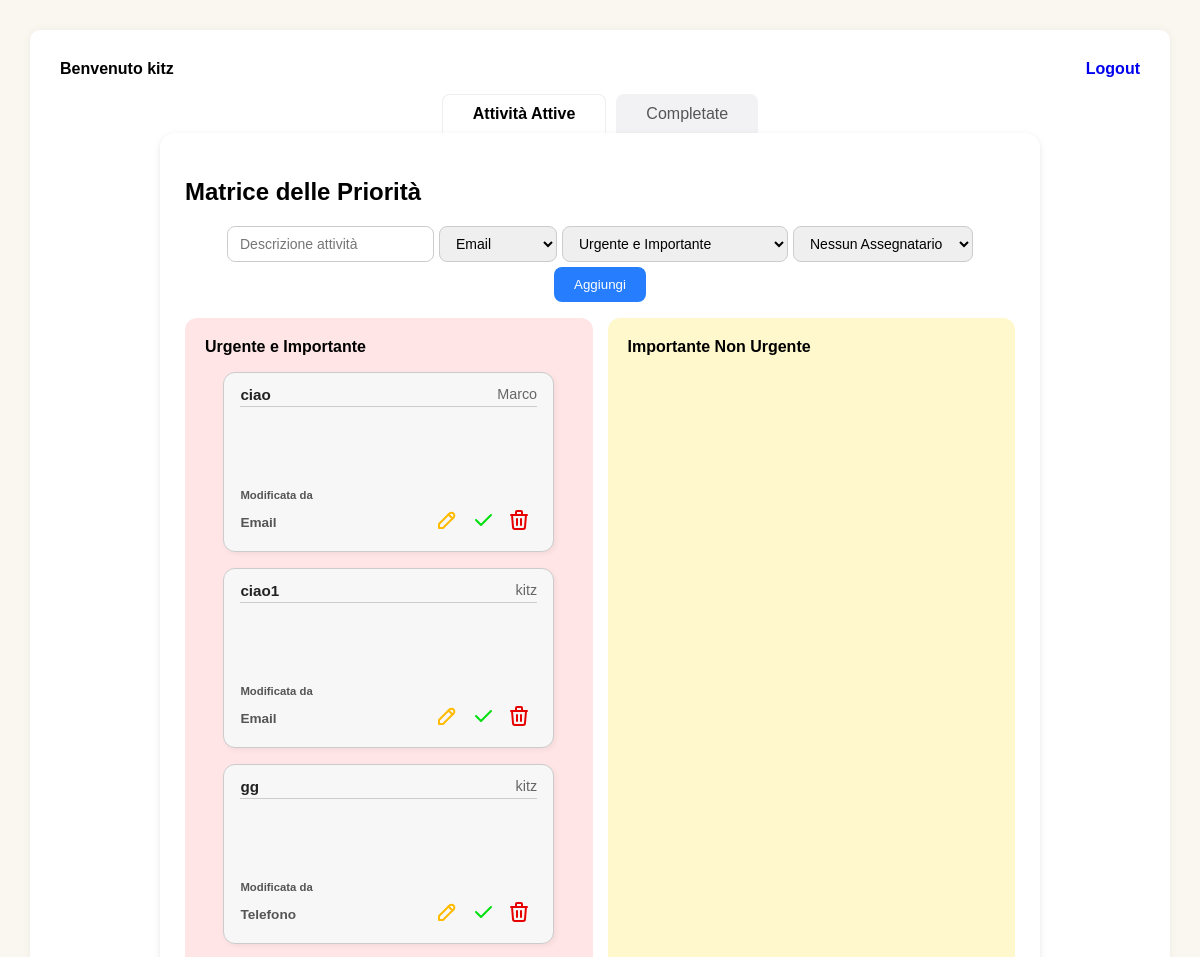
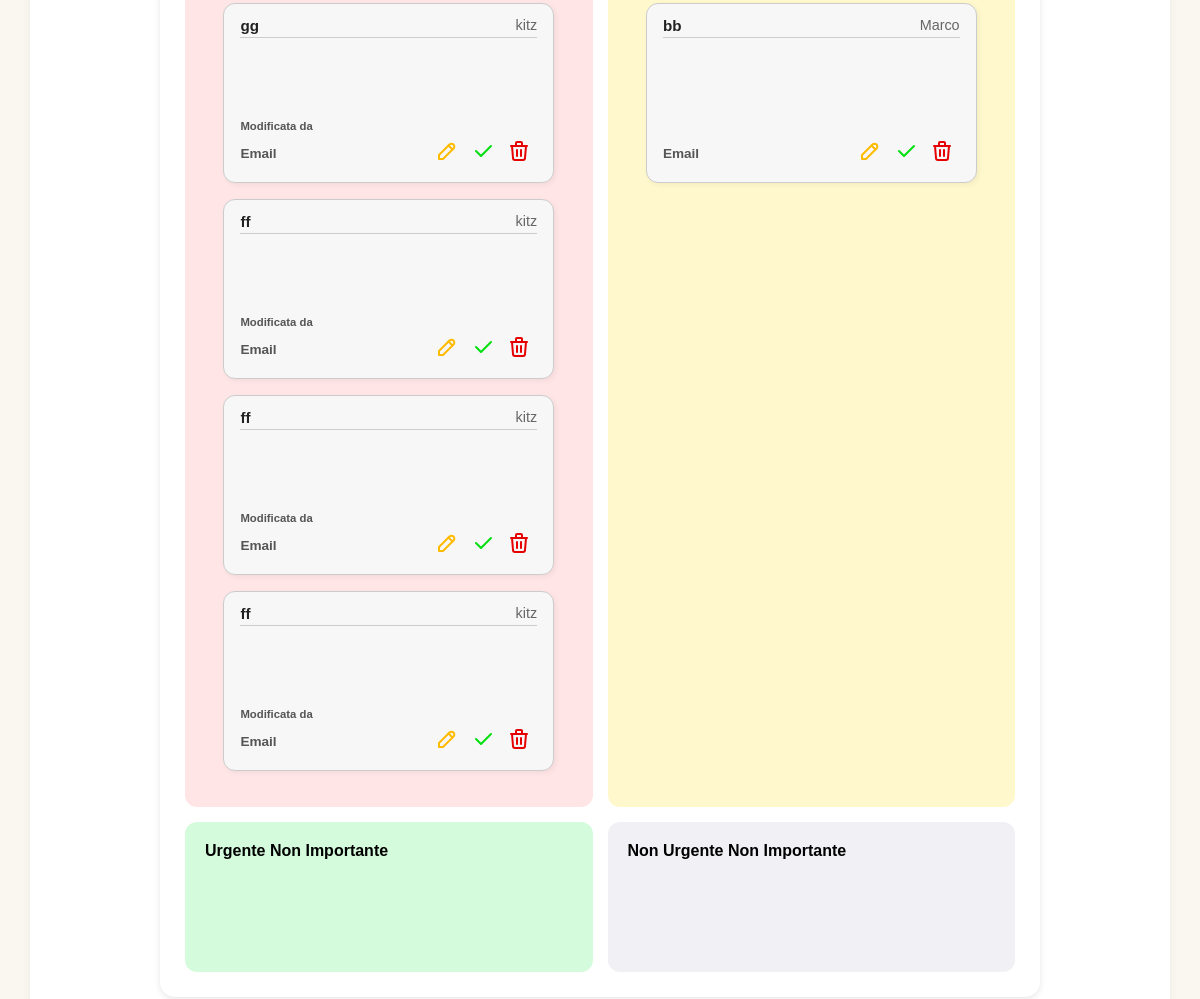
Page /home/ (signed in) on the earlier database version (2 pictures, top to bottom).
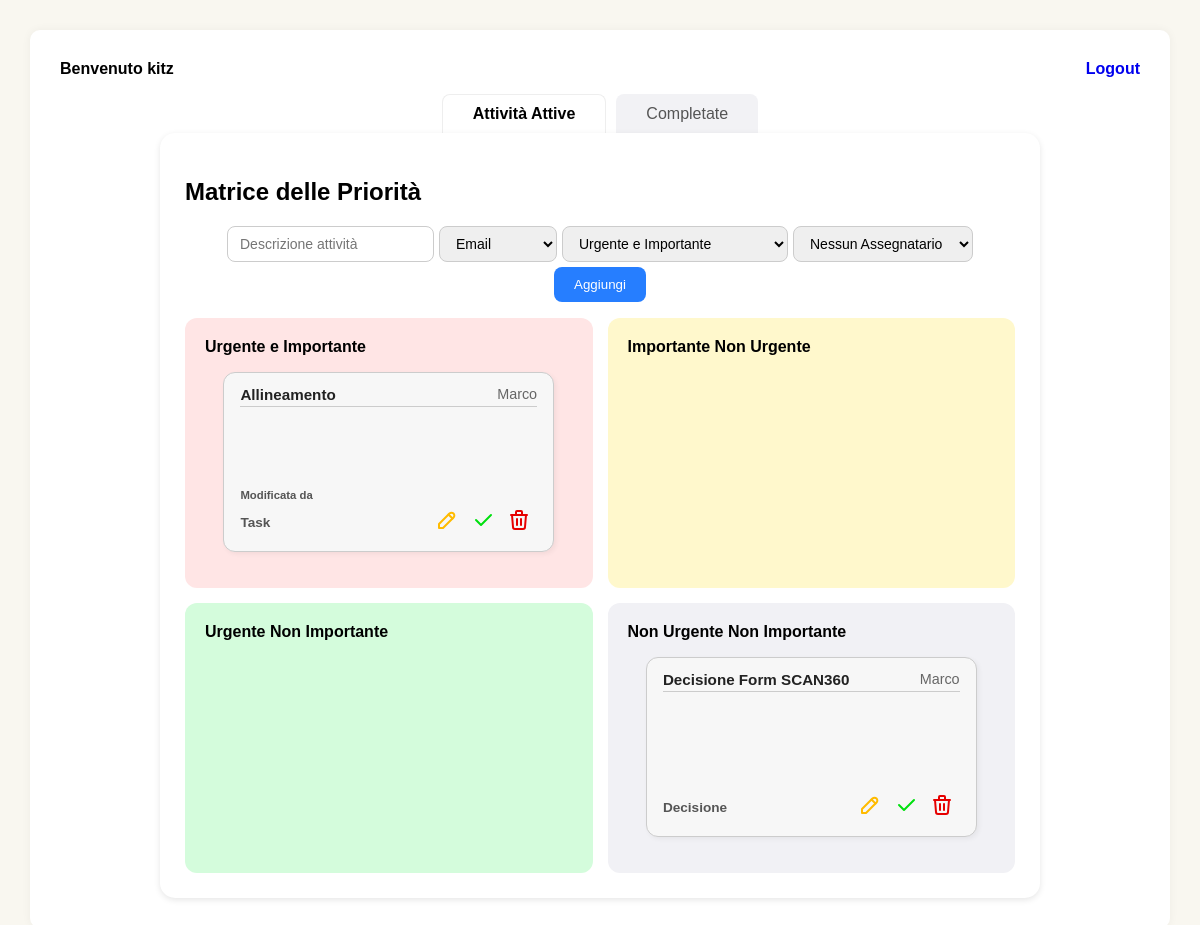
Same page on the later database version.
### sbk_app/models.py (models this page shows, shortened)
class Task(models.Model):
    TIPO_CHOICES = [
        ('Email', 'Email'),
        ('Telefono', 'Telefono'),
        ('Documento', 'Documento'),
        ('Call', 'Call'),
        ('Task', 'Task'),
        ('Decisione', 'Decisione'),
    ]
    PRIORITA_CHOICES = [
        ('UI', 'Urgente e Importante'),
        ('IN', 'Importante Non Urgente'),
        ('UN', 'Urgente Non Importante'),
        ('NN', 'Non Urgente Non Importante'),
    ]
    descrizione = models.CharField(max_length=25)
    tipo = models.CharField(max_length=20, choices=TIPO_CHOICES)
    priorita = models.CharField(max_length=2, choices=PRIORITA_CHOICES)
    creatore = models.ForeignKey(User, on_delete=models.CASCADE)
    modificato_da = models.ForeignKey(User, on_delete=models.SET_NULL, null=True, blank=True, related_name='tasks_modifica')
    assegnato_a = models.ForeignKey(User, null=True, blank=True, on_delete=models.SET_NULL, related_name="task_assegnate")
    completata = models.BooleanField(default=False)
    data_creazione = models.DateTimeField(auto_now_add=True)

### sbk_app/views.py (the view, shortened to what this page needs)
# urls.py: 2. Add a URL to urlpatterns:  path('', views.home, name='home')
@login_required(login_url='/accounts/login/')
def home(request):
    user = request.user
    if user.is_superuser:
        tasks_ui = Task.objects.filter(priorita='UI', completata=False)
        tasks_in = Task.objects.filter(priorita='IN', completata=False)
        tasks_un = Task.objects.filter(priorita='UN', completata=False)
        tasks_nn = Task.objects.filter(priorita='NN', completata=False)
        completate = Task.objects.filter(completata=True)
        utenti = User.objects.all()
    context = {
        'tasks_ui': tasks_ui,
        'tasks_in': tasks_in,
        'tasks_un': tasks_un,
        'tasks_nn': tasks_nn,
        'completate': completate,
        'utenti': utenti,
    }
    return render(request, "home.html", context)

### sbk_app/templates/home.html (shortened to what the changed rows need)
{% load static %}
<!DOCTYPE html>
<html lang="it">
<head>
  <link rel="stylesheet" href="{% static 'style.css' %}">
  <link rel="stylesheet" href="{% static 'font/Montserrat-Thin.woff2' %}">
</head>
<body>
  <div class="container">
    <div class="card tab-content active" id="attive">
      <h2>Matrice delle Priorità </h2>
      <div class="priority-grid">
        <div class="priority urgent-important">
          {% for task in tasks_ui %}
            <div class="task-card" >
              <div class="task-header">
                <div class="task-title">{{ task.descrizione }}</div>
                <div class="task-creator">{{ task.creatore.username }}</div>
              </div>
              <div class="task-details">
                <div class="task-type">
                  {% if task.modificato_da.username != task.creatore.username %}
                    <p><small>Modificata da {{ task.modificato_da.username }}</small></p>
                  {% endif %}
                  <p> {{ task.tipo }}</p>
                </div>
                <div class="task-actions">
                  <button class="edit-task" data-task-id="{{ task.id }}" data-tipo="{{ task.tipo }}" data-priorita="{{ task.priorita }}" title="Modifica"> <img src="{% static 'icone/pencil.svg' %}"/></button>
                  <button class="complete-task" data-task-id="{{ task.id }}" title="Completa"> <img src="{% static 'icone/check.svg' %}"/></button>
                  <button class="delete-task" data-task-id="{{ task.id }}" title="Elimina"> <img src="{% static 'icone/trash.svg' %}"/></button>
                </div>
              </div>
            </div>
          {% endfor %}
        </div>
        <div class="priority important-not-urgent">
          {% for task in tasks_in %}
            <div class="task-card">
              <div class="task-header">
                <div class="task-title">{{ task.descrizione }}</div>
                <div class="task-creator">{{ task.creatore.username }}</div>
              </div>
              <div class="task-details">
                <div class="task-type">
                  <p> {{ task.tipo }}</p>
                </div>
                <div class="task-actions">
                  <button class="edit-task" data-task-id="{{ task.id }}" data-tipo="{{ task.tipo }}" data-priorita="{{ task.priorita }}" title="Modifica"> <img src="{% static 'icone/pencil.svg' %}"/></button>
                  <button class="complete-task" data-task-id="{{ task.id }}" title="Completa"> <img src="{% static 'icone/check.svg' %}"/></button>
                  <button class="delete-task" data-task-id="{{ task.id }}" title="Elimina"> <img src="{% static 'icone/trash.svg' %}"/></button>
                </div>
              </div>
            </div>
          {% endfor %}
        </div>
        <div class="priority not-urgent-not-important">
          {% for task in tasks_nn %}
            <div class="task-card">
              <div class="task-header">
                <div class="task-title">{{ task.descrizione }}</div>
                <div class="task-creator">{{ task.creatore.username }}</div>
              </div>
              <div class="task-details">
                <div class="task-type">
                  <p> {{ task.tipo }}</p>
                </div>
                <div class="task-actions">
                  <button class="edit-task" data-task-id="{{ task.id }}" data-tipo="{{ task.tipo }}" data-priorita="{{ task.priorita }}" title="Modifica"> <img src="{% static 'icone/pencil.svg' %}"/> </button>
                  <button class="complete-task" data-task-id="{{ task.id }}" title="Completa"><img src="{% static 'icone/check.svg' %}"/></button>
                  <button class="delete-task" data-task-id="{{ task.id }}" title="Elimina"><img src="{% static 'icone/trash.svg' %}"/></button>
                </div>
              </div>
            </div>
          {% endfor %}
        </div>
      </div>
    </div>
    </div>
</body>
</html>

Differences in the rows shown:
removed Task: descrizione "ciao", creatore.username "Marco", tipo "Email", shown under "Urgente e Importante"
removed Task: descrizione "ciao1", creatore.username "kitz", tipo "Email", shown under "Urgente e Importante"
removed Task: descrizione "gg", creatore.username "kitz", tipo "Telefono", shown under "Urgente e Importante"
removed Task: descrizione "gg", creatore.username "kitz", tipo "Email", shown under "Urgente e Importante"
removed Task: descrizione "ff", creatore.username "kitz", tipo "Email", shown under "Urgente e Importante"
removed Task: descrizione "ff", creatore.username "kitz", tipo "Email", shown under "Urgente e Importante"
removed Task: descrizione "ff", creatore.username "kitz", tipo "Email", shown under "Urgente e Importante"
removed Task: descrizione "bb", creatore.username "Marco", tipo "Email", shown under "Importante Non Urgente"
added Task: descrizione "Allineamento", creatore.username "Marco", tipo "Task", shown under "Urgente e Importante"
added Task: descrizione "Decisione Form SCAN360", creatore.username "Marco", tipo "Decisione", shown under "Non Urgente Non Importante"
